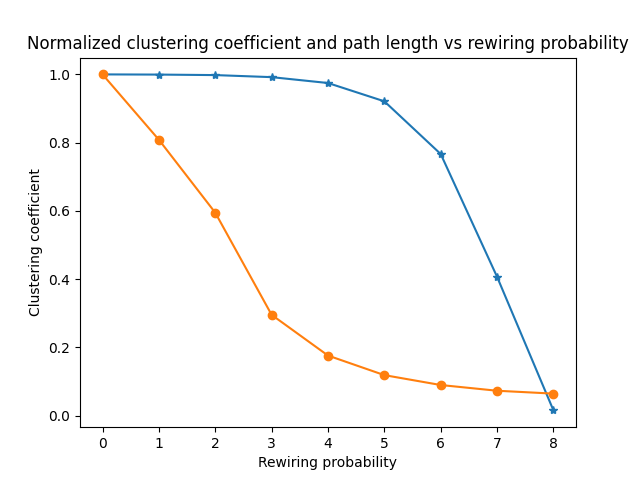

The script that saved this image:
﻿"""Run the Watts Strogatz experiment to demonstrate the small world
phenomenon.py

The plot shows that there is a large range of probabilities for which the
graph demonstrates high clustering and low path lengths which are
characteristics of the small world phenomenon.
"""
import networkx as nx
import random
import numpy as np
import matplotlib.pyplot as plt


class WattsStrogatz:
    """Watts Strogatz Graph."""

    def __init__(self, n: int, k: int, p: float):
        self.graph = self.create_ring_lattice(n, k)
        self.rewire_nodes(p)

    def create_ring_lattice(self, n: int, k: int):
        """Create a ring lattice graph."""
        graph = nx.Graph()
        nodes = range(n)
        graph.add_nodes_from(nodes)
        graph.add_edges_from((node, (node + i) % n)
                             for node in range(n)
                             for i in range(k // 2 + 1))
        return graph

    def rewire_nodes(self, p: float):
        """Randomly rewire nodes based on random probability p."""
        nodes = set(self.graph)
        for a, b in self.graph.edges():
            if p >= random.random():
                possible_nodes = nodes - {a} - set(self.graph[b])
                new_b = random.choice(list(possible_nodes))
                self.graph.remove_edge(a, b)
                self.graph.add_edge(a, new_b)

    def all_pairs(self, nodes):
        """Get all node pairs in the graph."""
        return ((x, y) for i, x in enumerate(nodes) for j, y in enumerate(nodes)
                if i > j)

    def node_clustering(self, node):
        """Calculate the clustering around a specific node."""
        neighbors = self.graph[node]
        k = len(neighbors)
        if k < 2:
            return np.nan
        possible = k * (k - 1) / 2
        exist = sum(1 for v, w in self.all_pairs(neighbors) if self.graph.has_edge(v, w))
        return exist / possible

    def clustering_coefficient(self):
        """Calculate the clustering coefficient of the entire graph."""
        return np.nanmean([self.node_clustering(node) for node in self.graph])

    def path_lengths(self):
        """Calculate all path lengths on the graph."""
        length_map = list(nx.shortest_path_length(self.graph))
        lengths = [length_map[a][1][b]
                   for a, b in self.all_pairs(self.graph)]
        return lengths

    def characteristic_path_length(self):
        """Calculate the average path length on the graph."""
        return np.mean(self.path_lengths())


def analyze_graph(n, k, p):
    """Create a graph of n nodes with k edges and p probability of 
    rewiring and return the characteristic path length and
    clustering coefficient."""
    graph = WattsStrogatz(n, k, p)
    cpl = graph.characteristic_path_length()
    cc = graph.clustering_coefficient()
    return cpl, cc


def watts_strogatz_experiment(ps, n=1000, k=10, iters=20):
    """Run the Watts Strogatz experiment using probabilities from 
    ps, with a graph of n nodes and k edges. Iterate iters times.
    
    Graph and save the results as 'watts_strogatz.png'.
    """
    results = []
    for p in ps:
        graph_results = [analyze_graph(n, k, p) for _ in range(iters)]
        means = np.array(graph_results).mean(axis=0)
        results.append(means)
    results_array = np.array(results)
    L, C = np.transpose(results_array)
    L /= L[0]
    C /= C[0]
    plt.title("Normalized clustering coefficient and path length vs rewiring probability")
    plt.xlabel("Rewiring probability")
    plt.ylabel("Clustering coefficient")
    plt.plot(C, '*-', label="Normalized Clustering Coefficient")
    plt.plot(L, 'o-', label="Normalized Path Length")
    plt.xscale = 'log'
    plt.savefig("watts_strogatz.png")
    print("Saved figure as 'watts_strogatz.png'")


if __name__ == '__main__':
    ps = np.logspace(-4, 0, 9)
    watts_strogatz_experiment(ps)
